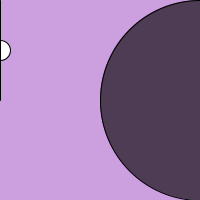
Frame 1 (no input)
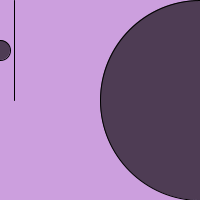
Frame 60 (the mouse pressed at the canvas centre just before this capture)
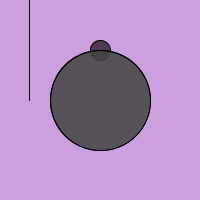
Frame 120 (the mouse held since frame 60 and released just before this capture)

The Processing sketch that drew these frames (run headless with seeded random() and noise(); from frame 60 on, the mouse is pressed at the canvas centre):

// Processing sketch: Erokerixak06
// ── Erokerixak06.pde
float x = 0.0;

void setup(){
  size(200,200);
}

void draw(){
  background(204,159,222, 189);
  if ( x < 80) {
    if ( x < 40){
      ellipse(mouseX,50,20,20);
    } else {
      ellipse(mouseY*3, mouseX,60,60);
    }
  } else {
    rect(20,20,60,mouseY);
  }
  line(x,0,x,100);
  x += 0.25;
  frameRate(13);
  println(mouseX + ": " + mouseY);
  float x = mouseX;
  float y = mouseY;
  float ix = width - mouseX;
  float iy = width - mouseY;
  fill(244, 160);
  ellipse(x, height/2, y, y);
  fill(0, 158);
  ellipse(ix, height/2, iy, iy);
  
  
}
